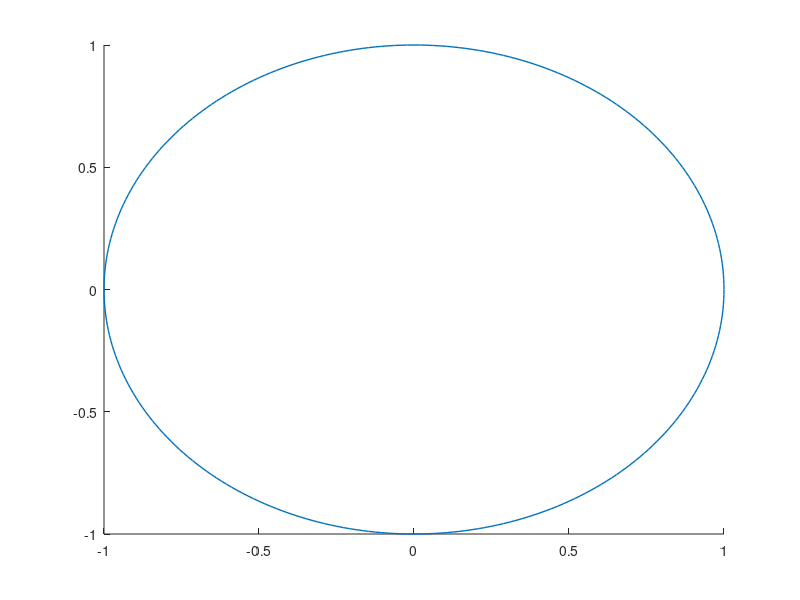

MATLAB code to generate this figure:
function h=ellipse(ra,rb,ang,x0,y0,C,Nb,linewidth)
% Ellipse adds ellipses to the current plot
%
% ELLIPSE(ra,rb,ang,x0,y0) adds an ellipse with semimajor axis of ra,
% a semimajor axis of radius rb, a semimajor axis of ang, centered at
% the point x0,y0.
%
% The length of ra, rb, and ang should be the same. 
% If ra is a vector of length L and x0,y0 scalars, L ellipses
% are added at point x0,y0.
% If ra is a scalar and x0,y0 vectors of length M, M ellipse are with the same 
% radii are added at the points x0,y0.
% If ra, x0, y0 are vectors of the same length L=M, M ellipses are added.
% If ra is a vector of length L and x0, y0 are  vectors of length
% M~=L, L*M ellipses are added, at each point x0,y0, L ellipses of radius ra.
%
% ELLIPSE(ra,rb,ang,x0,y0,C)
% adds ellipses of color C. C may be a string ('r','b',...) or the RGB value. 
% If no color is specified, it makes automatic use of the colors specified by 
% the axes ColorOrder property. For several circles C may be a vector.
%
% ELLIPSE(ra,rb,ang,x0,y0,C,Nb), Nb specifies the number of points
% used to draw the ellipse. The default value is 300. Nb may be used
% for each ellipse individually.
%
% h=ELLIPSE(...) returns the handles to the ellipses.
%
% as a sample of how ellipse works, the following produces a red ellipse
% tipped up at a 45 deg axis from the x axis
% ellipse(1,2,pi/8,1,1,'r')
%
% note that if ra=rb, ELLIPSE plots a circle
%

% written by D.G. Long, Brigham Young University, based on the
% CIRCLES.m original 
% written by Peter Blattner, Institute of Microtechnology, University of 
% Neuchatel, Switzerland, blattner@imt.unine.ch


% Check the number of input arguments 

if nargin<1,
  ra=[];
end;
if nargin<2,
  rb=[];
end;
if nargin<3,
  ang=[];
end;

%if nargin==1,
%  error('Not enough arguments');
%end;

if nargin<5,
  x0=[];
  y0=[];
end;
 
if nargin<6,
  C=[];
end

if nargin<7,
  Nb=[];
end

if nargin < 8
   linewidth = 1; 
end

% set up the default values

if isempty(ra),ra=1;end;
if isempty(rb),rb=1;end;
if isempty(ang),ang=0;end;
if isempty(x0),x0=0;end;
if isempty(y0),y0=0;end;
if isempty(Nb),Nb=300;end;
if isempty(C),C=get(gca,'colororder');end;

% work on the variable sizes

x0=x0(:);
y0=y0(:);
ra=ra(:);
rb=rb(:);
ang=ang(:);
Nb=Nb(:);

if isstr(C),C=C(:);end;

if length(ra)~=length(rb),
  error('length(ra)~=length(rb)');
end;
if length(x0)~=length(y0),
  error('length(x0)~=length(y0)');
end;

% how many inscribed elllipses are plotted

if length(ra)~=length(x0)
  maxk=length(ra)*length(x0);
else
  maxk=length(ra);
end;

% drawing loop

for k=1:maxk
  
  if length(x0)==1
    xpos=x0;
    ypos=y0;
    radm=ra(k);
    radn=rb(k);
    if length(ang)==1
      an=ang;
    else
      an=ang(k);
    end;
  elseif length(ra)==1
    xpos=x0(k);
    ypos=y0(k);
    radm=ra;
    radn=rb;
    an=ang;
  elseif length(x0)==length(ra)
    xpos=x0(k);
    ypos=y0(k);
    radm=ra(k);
    radn=rb(k);
    an=ang(k)
  else
    rada=ra(fix((k-1)/size(x0,1))+1);
    radb=rb(fix((k-1)/size(x0,1))+1);
    an=ang(fix((k-1)/size(x0,1))+1);
    xpos=x0(rem(k-1,size(x0,1))+1);
    ypos=y0(rem(k-1,size(y0,1))+1);
  end;

  co=cos(an);
  si=sin(an);
  the=linspace(0,2*pi,Nb(rem(k-1,size(Nb,1))+1,:)+1);
%  x=radm*cos(the)*co-si*radn*sin(the)+xpos;
%  y=radm*cos(the)*si+co*radn*sin(the)+ypos;
  h(k)=line(radm*cos(the)*co-si*radn*sin(the)+xpos,radm*cos(the)*si+co*radn*sin(the)+ypos);
  set(h(k),'color',C(rem(k-1,size(C,1))+1,:));
set(h(k),'linewidth',linewidth);
end;

